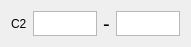
     <widget class="QWidget" name="horizontalLayoutWidget_9">
      <property name="geometry">
       <rect>
        <x>660</x>
        <y>100</y>
        <width>169</width>
        <height>41</height>
       </rect>
      </property>
      <layout class="QHBoxLayout" name="horizontalLayout_9" stretch="0,0,0,0">
       <property name="sizeConstraint">
        <enum>QLayout::SetFixedSize</enum>
       </property>
       <item>
        <widget class="QLabel" name="label_9">
         <property name="text">
          <string>C2</string>
         </property>
        </widget>
       </item>
       <item>
        <widget class="QTextEdit" name="A19">
         <property name="sizePolicy">
          <sizepolicy hsizetype="Fixed" vsizetype="MinimumExpanding">
           <horstretch>0</horstretch>
           <verstretch>1</verstretch>
          </sizepolicy>
         </property>
         <property name="minimumSize">
          <size>
           <width>64</width>
           <height>19</height>
          </size>
         </property>
         <property name="maximumSize">
          <size>
           <width>64</width>
           <height>25</height>
          </size>
         </property>
         <property name="sizeIncrement">
          <size>
           <width>1</width>
           <height>1</height>
          </size>
         </property>
         <property name="autoFillBackground">
          <bool>false</bool>
         </property>
         <property name="styleSheet">
          <string notr="true"/>
         </property>
         <property name="verticalScrollBarPolicy">
          <enum>Qt::ScrollBarAlwaysOff</enum>
         </property>
         <property name="horizontalScrollBarPolicy">
          <enum>Qt::ScrollBarAsNeeded</enum>
         </property>
        </widget>
       </item>
       <item>
        <widget class="QLabel" name="label_48">
         <property name="font">
          <font>
           <pointsize>15</pointsize>
          </font>
         </property>
         <property name="text">
          <string>-</string>
         </property>
        </widget>
       </item>
       <item>
        <widget class="QTextEdit" name="A20">
         <property name="sizePolicy">
          <sizepolicy hsizetype="Fixed" vsizetype="Fixed">
           <horstretch>0</horstretch>
           <verstretch>5</verstretch>
          </sizepolicy>
         </property>
         <property name="minimumSize">
          <size>
           <width>64</width>
           <height>19</height>
          </size>
         </property>
         <property name="maximumSize">
          <size>
           <width>64</width>
           <height>25</height>
          </size>
         </property>
         <property name="sizeIncrement">
          <size>
           <width>1</width>
           <height>1</height>
          </size>
         </property>
         <property name="verticalScrollBarPolicy">
          <enum>Qt::ScrollBarAlwaysOff</enum>
         </property>
         <property name="horizontalScrollBarPolicy">
          <enum>Qt::ScrollBarAlwaysOff</enum>
         </property>
        </widget>
       </item>
      </layout>
     </widget>
